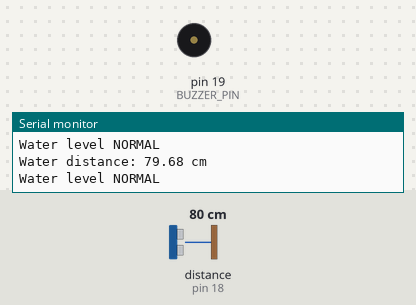
Bench run of a sketch on a simulated Arduino Uno, built with avr-gcc and run on an emulated ATmega328P. Shown: buzzer (waves = sounding, pin HIGH), the last lines printed to the serial monitor. Wiring (inferred from the names in the program): ultrasonic range finder: trigger pin 5; echo pin 18. Inputs (shaded band) come from the test bench; at power-on: distance to the obstacle (sensor on pin 18) 80 cm. The echo pulse lasts 58.3 µs per cm; pins used as bus, display or sensor lines are not drawn.

Above: at 1.8 s.
1.9 s: distance to the obstacle (sensor on pin 18) set to 12 cm
3.4 s: distance to the obstacle (sensor on pin 18) set to 9 cm
At 4.8 s:
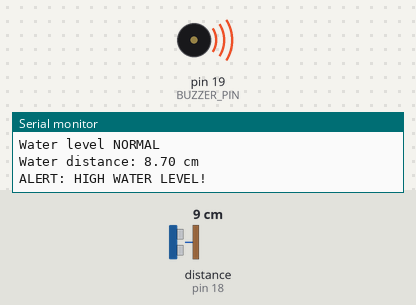
5.5 s: distance to the obstacle (sensor on pin 18) set to 18 cm
At 6.4 s:
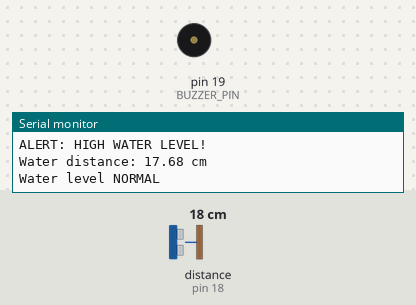
7.5 s: distance to the obstacle (sensor on pin 18) set to 2 cm
At 9.3 s:
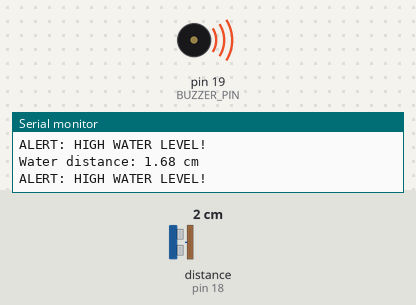
Timing chart, 0 to 10.5 s (numbered marks = the images above; inputs shaded):
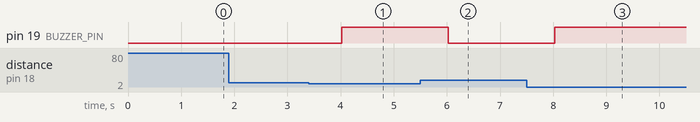

Measured:
- the behaviour switches between 11 and 10 cm on distance to the obstacle (sensor on pin 18) (found by bisection; images 0 and 1)
- after the input at 3.4 s, pin 19 (BUZZER_PIN): LOW → HIGH after 0.62 s
- after the input at 5.5 s, pin 19 (BUZZER_PIN): HIGH → LOW after 0.52 s
- after the input at 7.5 s, pin 19 (BUZZER_PIN): LOW → HIGH after 0.53 s

The sketch:

sketch.ino
```cpp
#define TRIG_PIN 5
#define ECHO_PIN 18
#define BUZZER_PIN 19

float distance;
long duration;

void setup() {
  Serial.begin(115200);

  pinMode(TRIG_PIN, OUTPUT);
  pinMode(ECHO_PIN, INPUT);
  pinMode(BUZZER_PIN, OUTPUT);

  Serial.println("FloodSense System Started");
}

void loop() {
  digitalWrite(TRIG_PIN, LOW);
  delayMicroseconds(2);

  digitalWrite(TRIG_PIN, HIGH);
  delayMicroseconds(10);
  digitalWrite(TRIG_PIN, LOW);

  duration = pulseIn(ECHO_PIN, HIGH, 30000);

  if (duration == 0) {
    Serial.println("Sensor reading error");
    delay(1000);
    return;
  }

  distance = duration * 0.0343 / 2;

  Serial.print("Water distance: ");
  Serial.print(distance);
  Serial.println(" cm");

  if (distance < 10) {
    Serial.println("ALERT: HIGH WATER LEVEL!");
    digitalWrite(BUZZER_PIN, HIGH);
  }
  else {
    Serial.println("Water level NORMAL");
    digitalWrite(BUZZER_PIN, LOW);
  }

  delay(1000);
}
```
